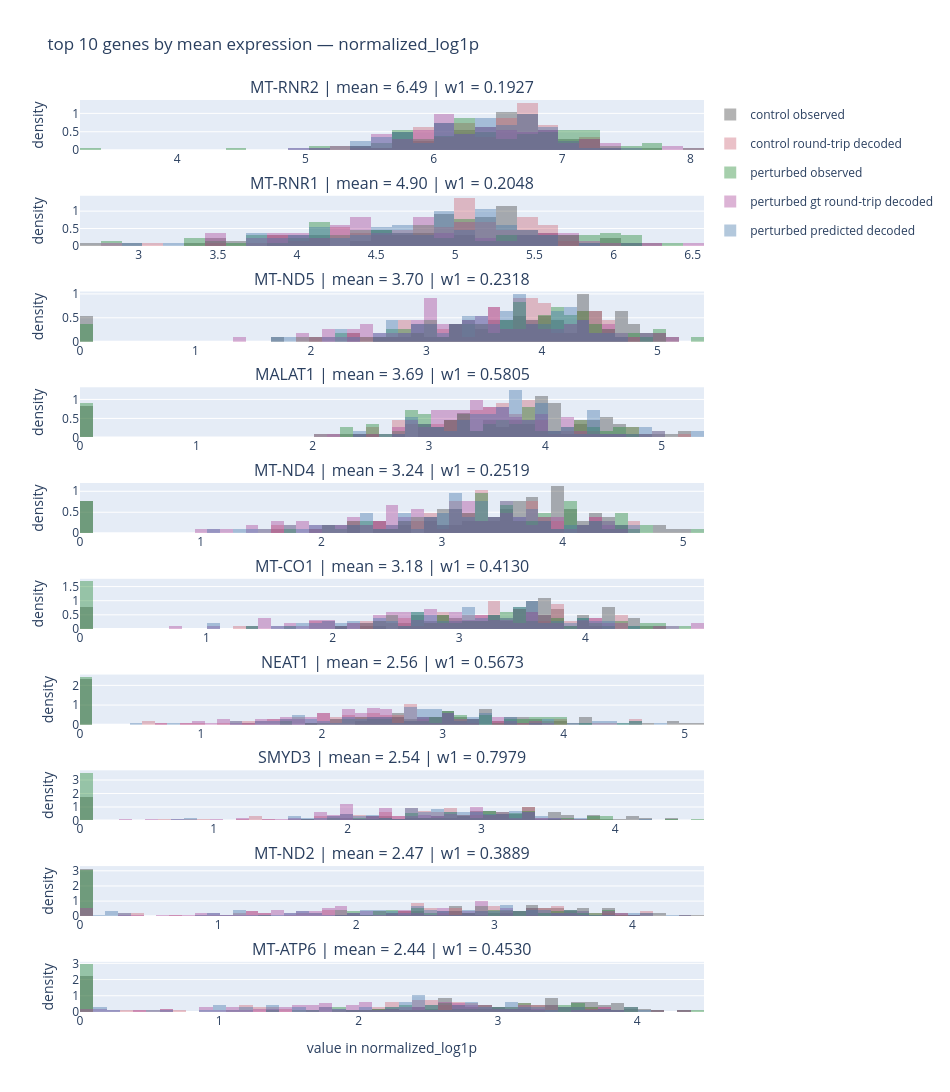

Notebook code for this chart:
### Code cell
import plotly.graph_objects as go
from plotly.subplots import make_subplots

feature_to_idx = {name: idx for idx, name in enumerate(views["feature_names"])}
selected_features = top_gene_metrics["feature"].tolist()
plot_order = [
    ("control_observed", "control observed", "#444444"),
    ("control_decoded", "control round-trip decoded", "#CC6677"),
    ("perturbed_observed", "perturbed observed", "#228833"),
    ("perturbed_ground_truth_decoded", "perturbed gt round-trip decoded", "#AA4499"),
    ("perturbed_predicted_decoded", "perturbed predicted decoded", "#4477AA"),
]

n_rows = max(1, len(selected_features))
subplot_titles = []
for feature in selected_features:
    row_data = top_gene_metrics.loc[top_gene_metrics["feature"] == feature].iloc[0]
    mean_val = float(row_data["mean_expression"])
    w1_val = float(row_data["prediction_vs_observed_w1"])
    subplot_titles.append(f"{feature} | mean = {mean_val:.2f} | w1 = {w1_val:.4f}")

fig = make_subplots(rows=n_rows, cols=1, subplot_titles=subplot_titles)

for row, feature in enumerate(selected_features):
    idx = feature_to_idx[feature]
    values = [np.asarray(views[key][:, idx], dtype=np.float32) for key, _, _ in plot_order]
    mins = [float(item.min()) for item in values if item.size]
    maxs = [float(item.max()) for item in values if item.size]
    left = min(mins + [0.0]) if mins else 0.0
    right = max(maxs + [1.0]) if maxs else 1.0
    if np.isclose(left, right):
        right = left + 1.0
    bin_size = (right - left) / 50
    showlegend = row == 0

    for (key, label, color), arr in zip(plot_order, values):
        fig.add_trace(
            go.Histogram(
                x=arr,
                name=label,
                marker_color=color,
                opacity=0.4,
                histnorm="probability density",
                legendgroup=key,
                showlegend=showlegend,
                xbins=dict(start=left, end=right, size=bin_size),
            ),
            row=row + 1,
            col=1,
        )

fig.update_layout(
    barmode="overlay",
    height=300 * n_rows,
    width=950,
    title_text=f"top {n_genes} genes by mean expression — {views['comparison_space_label']}",
    legend=dict(x=1.01, y=1, xanchor="left"),
)
fig.update_yaxes(title_text="density")
fig.update_xaxes(title_text=f"value in {views['comparison_space_label']}", row=n_rows, col=1)
fig.show()
